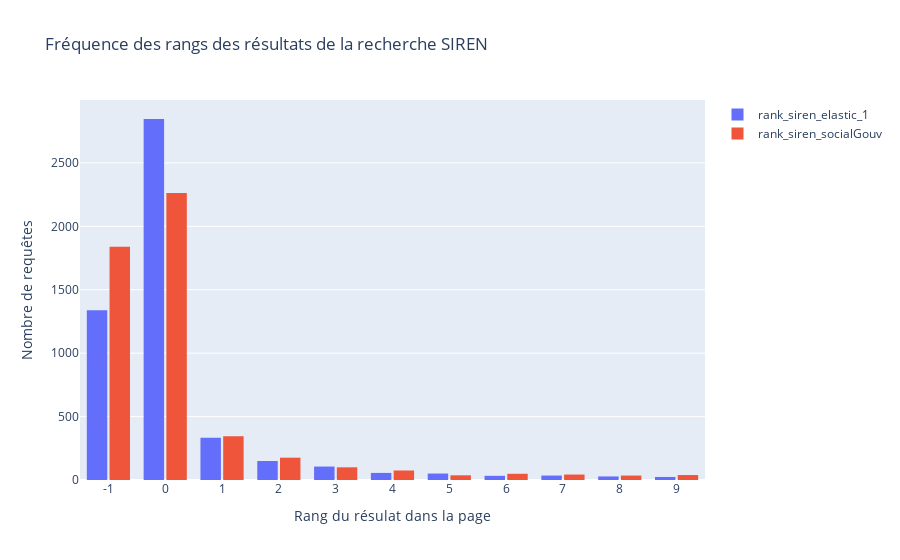

Write notebook code for a chart like this one.
### Code cell
fig = go.Figure()
rank_dict = {}
for rank in rank_siren_columns:
    df_test[rank] = df_test[rank].astype("int32")
    rank_dict[rank] = df_test.sort_values(by=[rank])[rank]
    fig.add_trace(
        go.Histogram(
            histfunc="count",
            x=rank_dict[rank],
            name=rank,
        )
    )
fig.update_layout(
    title_text="Fréquence des rangs des résultats de la recherche SIREN",  # title of plot
    xaxis_title_text="Rang du résulat dans la page",  # xaxis label
    yaxis_title_text="Nombre de requêtes",  # yaxis label
    bargap=0.2,  # gap between bars of adjacent location coordinates
    bargroupgap=0.1,  # gap between bars of the same location coordinates
)
fig.update_xaxes(type="category")
fig.show()
# fig.write_image(f"./output/plots/rank_{SEARCH_VERSION}.png")
plotly.offline.plot(fig, filename=f"./output/plots/rank_war_{SEARCH_VERSION}.html")

### Figure 1 — Plotly figure (JSON) as saved in the notebook; plotly's stock layout.template omitted (floating-point values rounded to 4 significant figures; data arrays with more than 128 entries replaced by an {"elided": "..."} marker saying what was removed)
{"data": [{"histfunc": "count", "name": "rank_siren_elastic_1", "type": "histogram", "x": {"elided": "5000 int values"}}, {"histfunc": "count", "name": "rank_siren_socialGouv", "type": "histogram", "x": {"elided": "5000 int values"}}], "layout": {"autosize": true, "bargap": 0.2, "bargroupgap": 0.1, "title": {"text": "Fréquence des rangs des résultats de la recherche SIREN"}, "xaxis": {"autorange": true, "range": [-0.5, 10.5], "title": {"text": "Rang du résulat dans la page"}, "type": "category"}, "yaxis": {"autorange": true, "range": [0, 2996.0], "title": {"text": "Nombre de requêtes"}}}}
